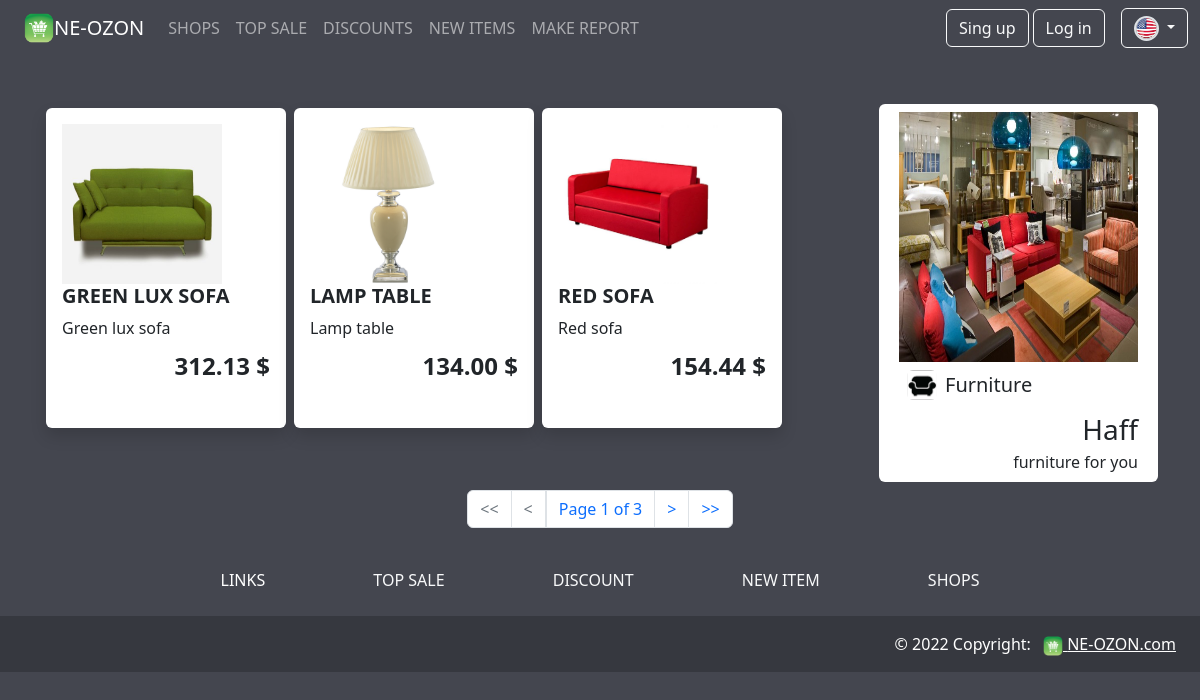
/shop_list/haff/detail/, run on the app's committed database.
### app_shop/models.py (models this page shows, shortened)
class Item(models.Model):
    default_errors = {
        'required': _('This field is required'),
        'invalid': _('Please enter a valid value')
    }
    name = models.CharField(
        max_length=100,
        db_index=True,
        error_messages=default_errors,
        verbose_name=_('item title')
    )
    slug = models.SlugField(
        max_length=100,
        db_index=True
    )
    description = models.TextField(
        blank=True,
        error_messages=default_errors,
        verbose_name=_('item description ')
    )
    created_at = models.DateTimeField(
        auto_now_add=True,
        verbose_name=_('create date')
    )
    update_at = models.DateTimeField(
        auto_now_add=True,
        verbose_name=_('update date')
    )
    image = models.ImageField(
        upload_to='item_image/%Y/%m/%d',
        blank=True,
        null=True,
        verbose_name=_('item image')
    )
    price = models.DecimalField(
        max_digits=10,
        decimal_places=2,
        verbose_name=_('price')
    )
    discount = models.PositiveIntegerField(
        verbose_name=_('discount')
    )
    stock = models.PositiveIntegerField(
        verbose_name=_('quantity')
    )
    available = models.BooleanField(
        default=True,
        verbose_name=_('available')
    )
    category = models.ForeignKey(
        'ItemCategory',
        related_name='items',
        on_delete=models.CASCADE,
        verbose_name=_('category')
    )
    shop = models.ForeignKey(
        'Shop',
        default=None,
        on_delete=models.CASCADE,
        related_name='items',
        verbose_name=_('seller')
    )
    class Meta:
        db_table = 'app_items'
        ordering = ['name']
        verbose_name = _('item')
        verbose_name_plural = _('items')
        index_together = (('id', 'slug'),)
    def sale(self) -> float:
        """
        Функция для корректного отображения цены товара
        с учетом всех скидок в панели администратора
        :return: цена товара
        """
        return round((float(str(self.price)) * (100 - float(str(self.discount))) / 100), 2)
    sale.short_description = _('Current price')
    sale.allow_tags = True
    def is_stock(self) -> bool:
        if int(self.stock) > 0:
            return True
        return False
    def get_current_price(self):
        if self.discount != 0:
            return self.get_sale_price()
        return Decimal(str(self.price))
    def get_sale_price(self):
        discount = (100 - int(str(self.discount))) / 100
        price = float(str(self.price))
        new_price = round(price * discount, 2)
        return float(new_price)

class Shop(models.Model):
    name = models.CharField(
        max_length=100,
        verbose_name=_('Shop name')
    )
    slug = models.SlugField(
        max_length=100,
        db_index=True,
        unique=True,
        null=True
    )
    description = models.CharField(
        max_length=200,
        null=True,
        blank=True,
        verbose_name=_('Shop description')
    )
    category = models.ForeignKey(
        'ShopCategory',
        null=True,
        blank=True,
        related_name='shops',
        on_delete=models.CASCADE,
        verbose_name=_('category')
    )
    is_active = models.BooleanField(
        default=True,
        verbose_name=_('is active')
    )
    image = models.ImageField(
        upload_to=f'shop_avatar/%Y/%m/%d/',
        default='static/img/default_shop.jpg',
        blank=True,
        null=True,
        verbose_name=_('Shop avatar')
    )
    class Meta:
        db_table = 'app_shop'
        ordering = ('name',)
        verbose_name = _('Shop')
        verbose_name_plural = _('Shops')

class ShopCategory(models.Model):
    name = models.CharField(
        max_length=100,
        db_index=True,
        verbose_name=_('Shop category')
    )
    slug = models.SlugField(
        max_length=200,
        db_index=True,
        unique=True
    )
    description = models.TextField(
        verbose_name=_('category description '),
        blank=True
    )
    icon = models.ImageField(
        upload_to=f'shop_category/',
        default='static/img/default_category.jpg',
        blank=True,
        null=True,
        verbose_name=_('Shop avatar')
    )
    class Meta:
        db_table = 'app_shop_category'
        ordering = ('name',)
        verbose_name = _('Shop category')
        verbose_name_plural = _('Shop categories')
    def __str__(self):
        return self.name

### app_shop/views.py (the view)
# urls.py: path('shop_list/<slug:slug>/detail/', cache_page(60 * 60)(ShopDetailView.as_view()), name='shop_detail'),
class ShopDetailView(DetailView, MixinPaginator):
    model = Shop
    context_object_name = 'shop'
    slug_url_kwarg = 'slug'
    template_name = 'app_shop/shop_detail.html'
    def get_context_data(self, **kwargs):
        context = super().get_context_data(**kwargs)
        items = Item.objects.select_related('shop__category', 'category').filter(shop_id=self.get_object().id)
        items = self.my_paginator(items, self.request, 3)
        context['page_obj'] = items
        return context

### app_cart/context_processors.py (called while the page is built)
def cart(request):
    return {'app_cart': Cart(request)}

### app_shop/views.py (called while the page is built)
    def my_paginator(self, queryset, request, paginate_by):
        try:
            page = int(request.GET.get('page', '1'))
        except:
            page = 1
        paginator = Paginator(queryset, paginate_by)
        try:
            queryset = paginator.page(page)
        except PageNotAnInteger:
            queryset = paginator.page(1)
        except EmptyPage:
            queryset = paginator.page(paginator.num_pages)
        return queryset

### app_shop/templates/app_shop/shop_detail.html (shortened to what this page needs)
{% extends "base.html" %}
{% load i18n %}
{% load static %}
{% block content %}
<div class="container">
    <div class="row mt-5">
        <div class="col col-9">
            <div class="row d-flex justify-content-start">
                {% for item in page_obj %}
                <div class="col col-3  rounded shadow p-3 m-1  bg-body rounded" style="width: 15rem; height: 20rem;">
                    <a href="{% url 'app_shop:item_detail' shop_slug=shop.slug pk=item.pk  %}"
                       class="text-decoration-none text-dark">
                            <img class="card-img-top" style="width: 10rem; height: 10rem;"
                             src="{% if item.image %}{{ item.image.url }}
                            {% else %}{% static 'img/default_item.jpg' %}{% endif %}">
                        <h5 class="d-flex justify-content-start fw-bold text-uppercase">{{ item.name }}</h5>
                        <p lass="d-flex justify-content-start" style="height: 1rem;">{{item.description|truncatechars:20 }}</p>
                        {% if item.is_stock %}
                        <div class="fw-bold fs-4 d-flex justify-content-end align-items-end">
                            {{ item.get_current_price }} {% trans '$' %}
                        </div>
                        {% else %}
                        <h6 class="fw-bold fs-5 d-flex justify-content-end ">{% trans 'OUT OF STOCK'%}</h6>
                        {% endif %}
                    </a>
                </div>
                {% empty %}
                <h4>no items in this shop </h4>
                {% endfor %}
            </div>
        </div>
        <div class="col col-3 ">
            <div class="row bg-body p-2 rounded">
                <div class="col col-12 d-flex justify-content-end">
                    <img class="card-img-top" src="{% if shop.image %}{{ shop.image.url }}
                    {% else %}{% static 'img/default_shop.jpeg' %}
                    {% endif %}" width="200" height="250" >
                </div>
                 <div class="col col-12 fs-5 d-flex justify-content-start align-items-center">
                     <img class=" rounded m-2" src="{{shop.category.icon.url}}" width="30" height="30">
                     {{ shop.category }}
                 </div>
                <div class="col col-12 fs-3 d-flex justify-content-end">{{ shop.name }}</div>
                <div class="col col-12 d-flex justify-content-end">{{ shop.description }}</div>
            </div>
    </div>
</div>
</div>
</div>
{% endblock content %}

### data on the page
Item: image (picture), name "GREEN LUX SOFA", description "Green lux sofa", get_current_price "312.13"
Item: image (picture), name "LAMP TABLE", description "Lamp table", get_current_price "134.00"
Item: image (picture), name "RED SOFA", description "Red sofa", get_current_price "154.44"
Shop: image (picture), category.icon (picture), category "Furniture", name "Haff", description "furniture for you"

### other printed values
{{ p }} "1"
{{ page_obj.paginator.num_pages }} "3"
